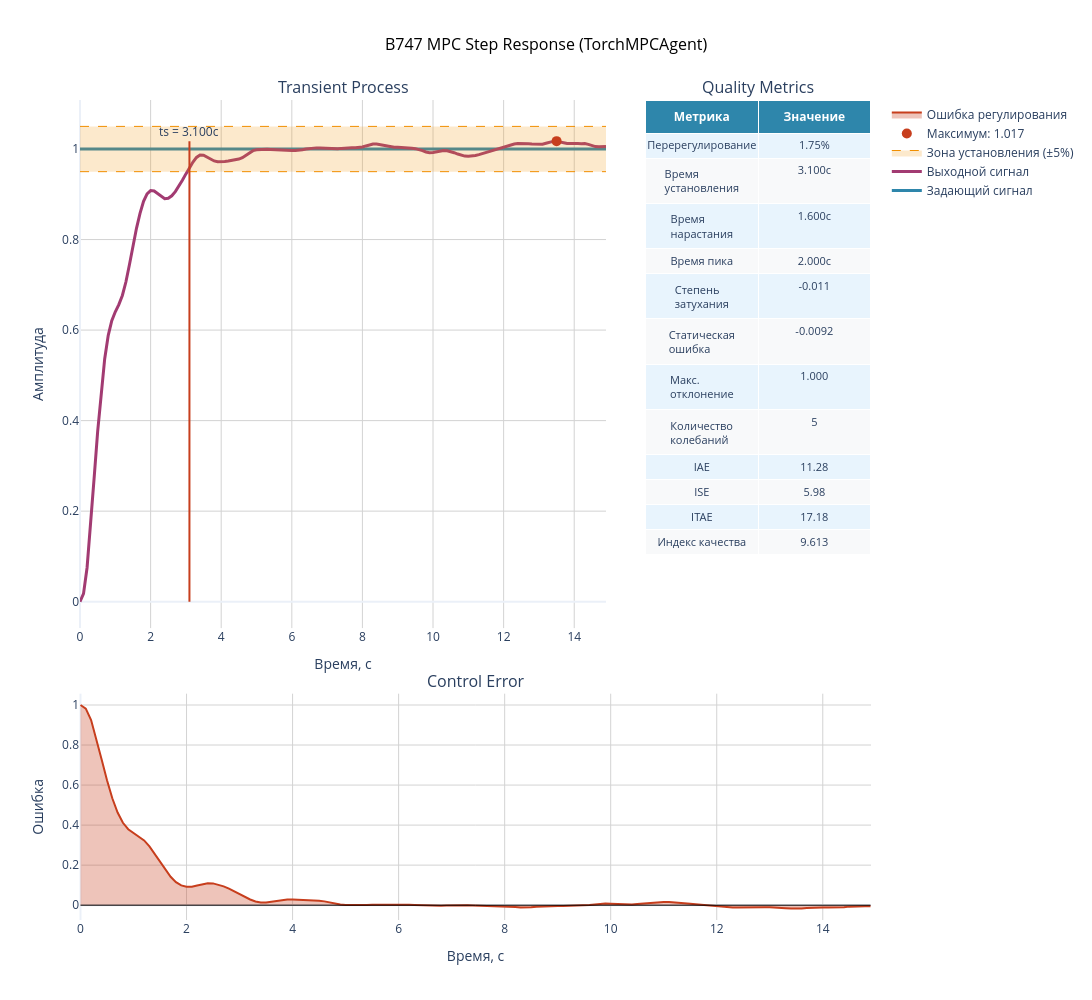

The notebook cell this image was saved under:
### Code cell
# 📈 Результаты: графики + step metrics + ControlBenchmark

hist_theta_deg = np.asarray(hist_theta_deg, dtype=np.float32)
hist_ref_deg = np.asarray(hist_ref_deg, dtype=np.float32)
hist_u_deg = np.asarray(hist_u_deg, dtype=np.float32)

t_plot = np.arange(hist_theta_deg.size, dtype=np.float32) * float(DT)

fig, axes = plt.subplots(2, 1, figsize=(12, 6), sharex=True)
axes[0].plot(t_plot, hist_ref_deg, label="theta_ref (deg)")
axes[0].plot(t_plot, hist_theta_deg, label="theta (deg)")
axes[0].set_ylabel("Pitch (deg)")
axes[0].grid(True)
axes[0].legend()

axes[1].plot(t_plot, hist_u_deg, label="elevator (deg)")
axes[1].set_xlabel("Time (s)")
axes[1].set_ylabel("u (deg)")
axes[1].grid(True)
axes[1].legend()

plt.tight_layout()
plt.show()

# --- ControlBenchmark ---
bench = ControlBenchmark()
signal_val = float(hist_ref_deg[0]) if hist_ref_deg.size else 0.0

metrics_bench = bench.becnchmarking_one_step(
    control_signal=hist_ref_deg,
    system_signal=hist_theta_deg,
    signal_val=signal_val,
    dt=float(DT),
)

print("\n" + "=" * 60)
print("📊 ControlBenchmark metrics")
print("=" * 60)
for k in sorted(metrics_bench.keys()):
    print(f"{k:>22s}: {metrics_bench[k]}")

print(
    "\n"
    + bench.generate_report(
        control_signal=hist_ref_deg,
        system_signal=hist_theta_deg,
        signal_val=signal_val,
        dt=float(DT),
        system_name="B747 TorchMPCAgent (learned dynamics)",
    )
)

SHOW_BENCHMARK_PLOT = True
if SHOW_BENCHMARK_PLOT and hist_ref_deg.size:
    ctrl_step, _ = find_step_function(hist_ref_deg, hist_theta_deg, signal_val=signal_val)
    tps_step = np.arange(ctrl_step.size, dtype=np.float32) * float(DT)
    bench.plot(
        control_signal=hist_ref_deg,
        system_signal=hist_theta_deg,
        signal_val=signal_val,
        dt=float(DT),
        tps=tps_step,
        title="B747 MPC Step Response (TorchMPCAgent)",
    )

### Figure 1 — Plotly figure (JSON) as saved in the notebook; plotly's stock layout.template omitted (floating-point values rounded to 4 significant figures; data arrays with more than 128 entries replaced by an {"elided": "..."} marker saying what was removed)
{"data": [{"hovertemplate": "Время: %{x:.3f}с<br>Амплитуда: %{y:.3f}<extra></extra>", "line": {"color": "#2E86AB", "width": 3}, "mode": "lines", "name": "Задающий сигнал", "type": "scatter", "x": {"elided": "150 float values"}, "xaxis": "x", "y": {"elided": "150 float values"}, "yaxis": "y"}, {"hovertemplate": "Время: %{x:.3f}с<br>Амплитуда: %{y:.3f}<extra></extra>", "line": {"color": "#A23B72", "width": 3}, "mode": "lines", "name": "Выходной сигнал", "type": "scatter", "x": {"elided": "150 float values"}, "xaxis": "x", "y": {"elided": "150 float values"}, "yaxis": "y"}, {"hovertemplate": "Время: %{x:.3f}с<br>Верхняя граница: %{y:.3f}<extra></extra>", "line": {"color": "#F18F01", "dash": "dash", "width": 1}, "mode": "lines", "name": "Верхняя граница (±5%)", "showlegend": false, "type": "scatter", "x": {"elided": "150 float values"}, "xaxis": "x", "y": {"elided": "150 float values"}, "yaxis": "y"}, {"fill": "tonexty", "fillcolor": "rgba(241, 143, 1, 0.2)", "hovertemplate": "Время: %{x:.3f}с<br>Нижняя граница: %{y:.3f}<extra></extra>", "line": {"color": "#F18F01", "dash": "dash", "width": 1}, "mode": "lines", "name": "Зона установления (±5%)", "type": "scatter", "x": {"elided": "150 float values"}, "xaxis": "x", "y": {"elided": "150 float values"}, "yaxis": "y"}, {"hovertemplate": "Максимум<br>Время: 13.500с<br>Значение: 1.017<br>Перерегулирование: 1.7%<extra></extra>", "marker": {"color": "#C73E1D", "size": 10, "symbol": "circle"}, "mode": "markers", "name": "Максимум: 1.017", "type": "scatter", "x": [13.5], "xaxis": "x", "y": [1.017], "yaxis": "y"}, {"cells": {"align": "center", "fill": {"color": [["#E8F4FD", "#F8F9FA", "#E8F4FD", "#F8F9FA", "#E8F4FD", "#F8F9FA", "#E8F4FD", "#F8F9FA", "#E8F4FD", "#F8F9FA", "#E8F4FD", "#F8F9FA", "#E8F4FD", "#F8F9FA", "#E8F4FD", "#F8F9FA", "#E8F4FD", "#F8F9FA", "#E8F4FD", "#F8F9FA", "#E8F4FD", "#F8F9FA", "#E8F4FD", "#F8F9FA"]]}, "font": {"size": 11}, "height": 25, "values": [["Перерегулирование", "Время установления", "Время нарастания", "Время пика", "Степень затухания", "Статическая ошибка", "Макс. отклонение", "Количество колебаний", "IAE", "ISE", "ITAE", "Индекс качества"], ["1.75%", "3.100с", "1.600с", "2.000с", "-0.011", "-0.0092", "1.000", "5", "11.28", "5.98", "17.18", "9.613"]]}, "domain": {"x": [0.715, 1], "y": [0.356, 1]}, "header": {"align": "center", "fill": {"color": "#2E86AB"}, "font": {"color": "white", "size": 12}, "values": ["<b>Метрика</b>", "<b>Значение</b>"]}, "type": "table"}, {"fill": "tozeroy", "fillcolor": "rgba(199, 62, 29, 0.3)", "hovertemplate": "Время: %{x:.3f}с<br>Ошибка: %{y:.3f}<extra></extra>", "line": {"color": "#C73E1D", "width": 2}, "mode": "lines", "name": "Ошибка регулирования", "type": "scatter", "x": {"elided": "150 float values"}, "xaxis": "x2", "y": {"elided": "150 float values"}, "yaxis": "y2"}], "layout": {"annotations": [{"font": {"size": 16}, "showarrow": false, "text": "Transient Process", "x": 0.3325, "xanchor": "center", "xref": "paper", "y": 1, "yanchor": "bottom", "yref": "paper"}, {"font": {"size": 16}, "showarrow": false, "text": "Quality Metrics", "x": 0.8575, "xanchor": "center", "xref": "paper", "y": 1, "yanchor": "bottom", "yref": "paper"}, {"font": {"size": 16}, "showarrow": false, "text": "Control Error", "x": 0.5, "xanchor": "center", "xref": "paper", "y": 0.276, "yanchor": "bottom", "yref": "paper"}, {"showarrow": false, "text": "ts = 3.100с", "x": 3.1, "xref": "x", "y": 1.017, "yref": "y", "yshift": 10}], "height": 1000, "legend": {"orientation": "v", "x": 1.02, "xanchor": "left", "y": 1, "yanchor": "top"}, "shapes": [{"line": {"color": "#C73E1D", "width": 2}, "type": "line", "x0": 3.1, "x1": 3.1, "xref": "x", "y0": 0, "y1": 1.017, "yref": "y"}, {"line": {"color": "black", "dash": "solid", "width": 1}, "type": "line", "x0": 0, "x1": 14.9, "xref": "x2", "y0": 0, "y1": 0, "yref": "y2"}], "showlegend": true, "title": {"font": {"color": "black", "size": 16}, "text": "B747 MPC Step Response (TorchMPCAgent)", "x": 0.5}, "width": 1600, "xaxis": {"anchor": "y", "domain": [0, 0.665], "gridcolor": "lightgray", "gridwidth": 1, "showgrid": true, "title": {"text": "Время, с"}}, "xaxis2": {"anchor": "y2", "domain": [0, 1], "gridcolor": "lightgray", "gridwidth": 1, "showgrid": true, "title": {"text": "Время, с"}}, "yaxis": {"anchor": "x", "domain": [0.356, 1], "gridcolor": "lightgray", "gridwidth": 1, "showgrid": true, "title": {"text": "Амплитуда"}}, "yaxis2": {"anchor": "x2", "domain": [0, 0.276], "gridcolor": "lightgray", "gridwidth": 1, "showgrid": true, "title": {"text": "Ошибка"}}}}
